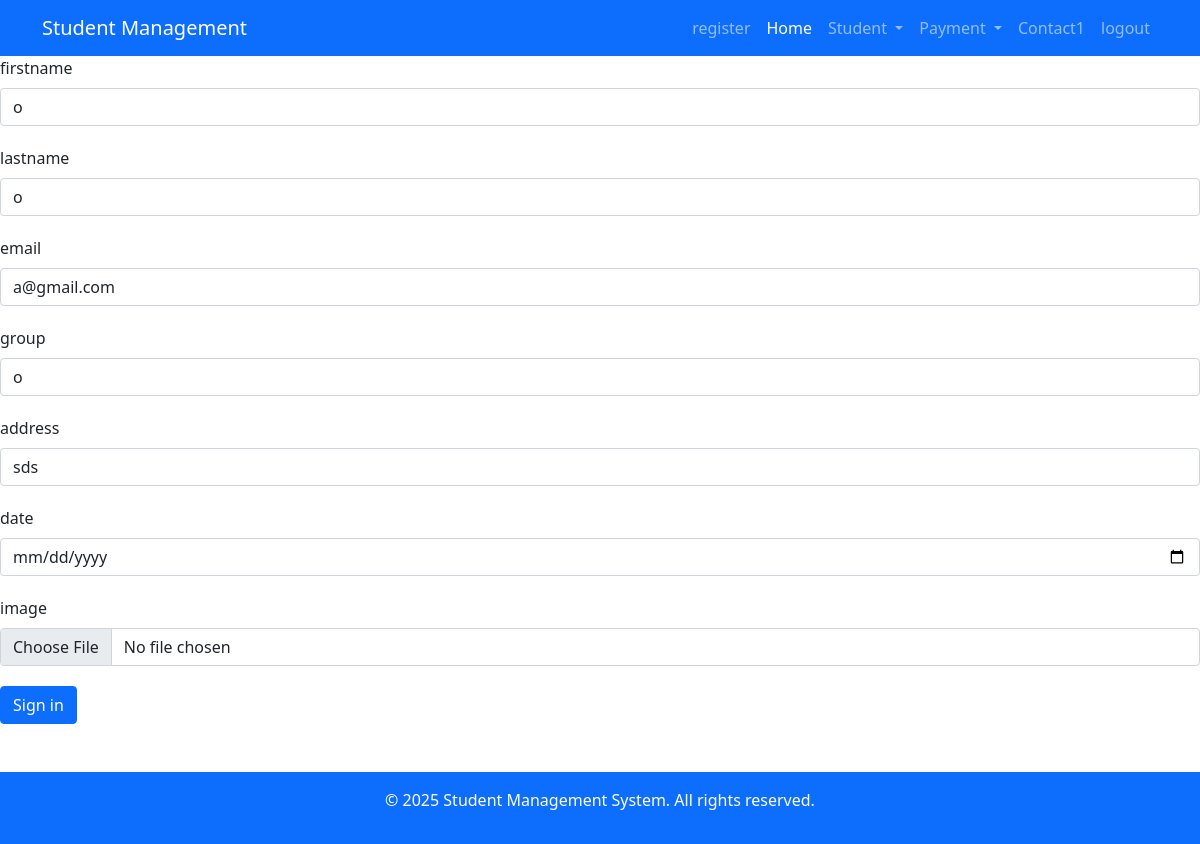
The page /edit_contact/10 on the database its author committed.
### web/models.py (models this page shows, shortened)
class contact(models.Model):
    fname = models.CharField(max_length=300)
    lname = models.CharField(max_length=300)
    email = models.CharField(max_length=200,default="")
    group = models.CharField(max_length=200)
    address = models.CharField(max_length=300)
    image = models.ImageField(upload_to="uploads/",default="")
    birth = models.DateField()

### web/views.py (the view)
# urls.py: path('edit_contact/<int:id>',views.edit_contact,name="edit_contact"),
def edit_contact(request,id):
    s = contact.objects.get(id=id)
    if request.method == "POST":
        s.fname  = request.POST.get('txtfname')
        s.lname = request.POST.get('txtlname')
        s.email =  request.POST.get('txtemail')
        s.group = request.POST.get('txtgroup')
        s.address= request.POST.get('txtaddress')
        s.birth= request.POST.get('txtbirth')
        s.image = request.FILES.get('txtimage')
        s.save()
        return redirect(showcontactlist)
    else:
        return render(request,"addedit.html",{"contact" : s})

### templates/addedit.html (shortened to what this page needs)
<!DOCTYPE html>
{% extends "base.html" %}
{% block body %}
    <form action="" method="post" enctype="multipart/form-data">
        <div class="col-12">
            <label for="inputFirstname" class="form-label">firstname</label>
            <input type="text" class="form-control" name="txtfname" placeholder="firstname" value="{{contact.fname}}">
        </div>
        <div class="col-12" style="margin-top: 20px;">
            <label for="inputlastname" class="form-label">lastname</label>
            <input type="text" class="form-control" name="txtlname" placeholder="lastname" value="{{contact.lname}}">
        </div>
        <div class="col-12" style="margin-top: 20px;">
            <label for="inputemail" class="form-label">email</label>
            <input type="email" class="form-control" name="txtemail" placeholder="email" value="{{contact.email}}">
        </div>
        <div class="col-12" style="margin-top: 20px;">
            <label for="inputgroup" class="form-label">group</label>
            <input type="text" class="form-control" name="txtgroup" placeholder="group" value="{{contact.group}}">
        </div>
        <div class="col-12" style="margin-top: 20px;">
            <label for="inputaddress" class="form-label">address</label>
            <input type="text" class="form-control" name="txtaddress" placeholder="address" value="{{contact.address}}">
        </div>
        <div class="col-12" style="margin-top: 20px;">
            <label for="inputdate" class="form-label">date</label>
            <input type="date" class="form-control" name="txtbirth" placeholder="birth" value="{{contact.birth}}">
        </div>
        <div class="col-12" style="margin-top: 20px;">
            <label for="inputimage" class="form-label">image</label>
            <input type="file" class="form-control" name="txtimage" placeholder="image" value="{{contact.image}}">
        </div>
        <div class="col-12" style="margin-top: 20px;">
            <button type="submit" class="btn btn-primary">Sign in</button>
        </div>
    </form>
{% endblock body %}

### rows shown on the page
contact: txtfname "o", txtlname "o", txtemail "a@gmail.com", txtgroup "o", txtaddress "sds"
